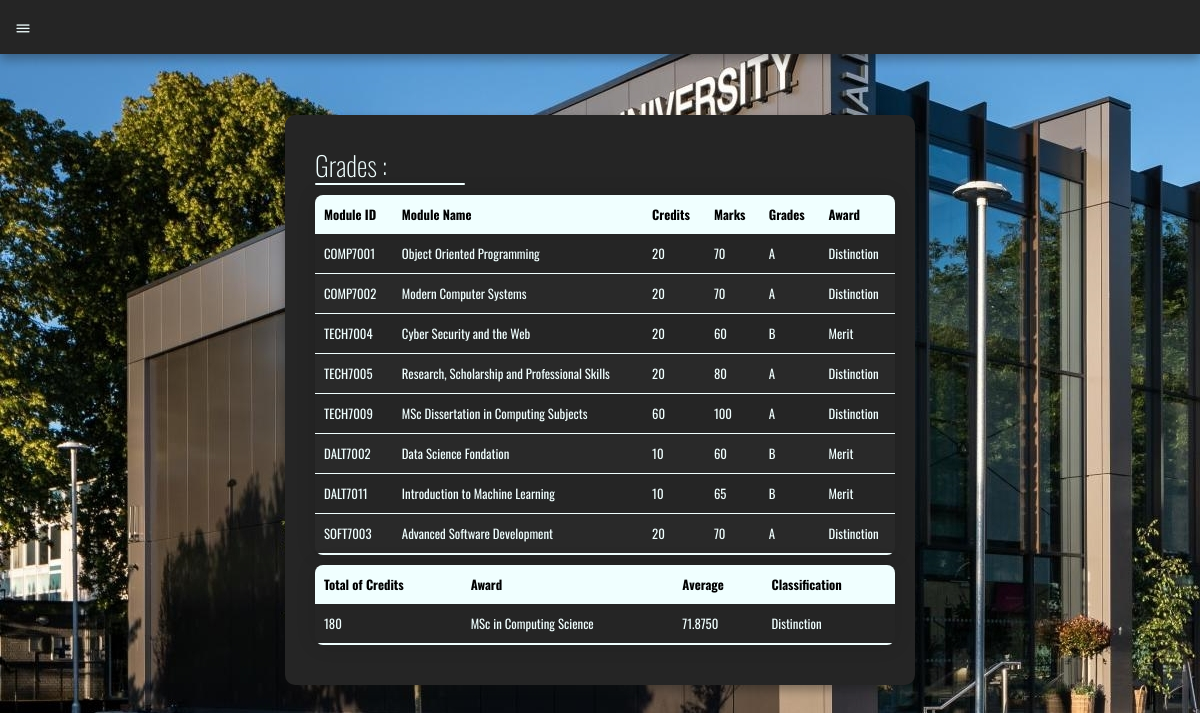
The page /profile.php (signed in) on the database its author committed.
### tables this page shows
CREATE TABLE `grades` (
  `ID` varchar(9) NOT NULL,
  `MID` varchar(8) NOT NULL,
  `module_name` varchar(100) NOT NULL,
  `credit` int(4) NOT NULL,
  `grade` int(3) NOT NULL,
  `grade_letter` varchar(1) NOT NULL,
  `award` varchar(20) NOT NULL
);

### server2.php (called while the page is built, shortened)
<?php
$db = mysqli_connect('localhost', 'root', '', 'coursework');
$srq1 = "SELECT * FROM grades WHERE MID = 'COMP7001'";
$srq2 = "SELECT * FROM grades WHERE MID = 'COMP7002'";
$srq3 = "SELECT * FROM grades WHERE MID = 'TECH7004'";
$srq4 = "SELECT * FROM grades WHERE MID = 'TECH7005'";
$srq5 = "SELECT * FROM grades WHERE MID = 'TECH7009'";
$srq6 = "SELECT * FROM grades WHERE MID = 'DALT7002'";
$srq7 = "SELECT * FROM grades WHERE MID = 'DALT7011'";
$srq8 = "SELECT * FROM grades WHERE MID = 'SOFT7003'";
$AB = mysqli_query($db, $srq1);
$AC = mysqli_query($db, $srq1);
$AD = mysqli_query($db, $srq1);
$AE = mysqli_query($db, $srq1);
$AF = mysqli_query($db, $srq1);
$AG = mysqli_query($db, $srq1);
$BB = mysqli_query($db, $srq2);
$BC = mysqli_query($db, $srq2);
$BD = mysqli_query($db, $srq2);
$BE = mysqli_query($db, $srq2);
$BF = mysqli_query($db, $srq2);
$BG = mysqli_query($db, $srq2);
$CB = mysqli_query($db, $srq3);
$CC = mysqli_query($db, $srq3);
$CD = mysqli_query($db, $srq3);
$CE = mysqli_query($db, $srq3);
$CF = mysqli_query($db, $srq3);
$CG = mysqli_query($db, $srq3);
$DB = mysqli_query($db, $srq4);
$DC = mysqli_query($db, $srq4);
$DD = mysqli_query($db, $srq4);
$DE = mysqli_query($db, $srq4);
$DF = mysqli_query($db, $srq4);
$DG = mysqli_query($db, $srq4);
$EB = mysqli_query($db, $srq5);
$EC = mysqli_query($db, $srq5);
$ED = mysqli_query($db, $srq5);
$EE = mysqli_query($db, $srq5);
$EF = mysqli_query($db, $srq5);
$EG = mysqli_query($db, $srq5);
$FB = mysqli_query($db, $srq6);
$FC = mysqli_query($db, $srq6);
$FD = mysqli_query($db, $srq6);
$FE = mysqli_query($db, $srq6);
$FF = mysqli_query($db, $srq6);
$FG = mysqli_query($db, $srq6);
$GB = mysqli_query($db, $srq7);
$GC = mysqli_query($db, $srq7);
$GD = mysqli_query($db, $srq7);
$GE = mysqli_query($db, $srq7);
$GF = mysqli_query($db, $srq7);
$GG = mysqli_query($db, $srq7);
$HB = mysqli_query($db, $srq8);
$HC = mysqli_query($db, $srq8);
$HD = mysqli_query($db, $srq8);
$HE = mysqli_query($db, $srq8);
$HF = mysqli_query($db, $srq8);
$HG = mysqli_query($db, $srq8);
$pff = "SELECT AVG(`grade`) FROM grades";
$average = mysqli_query($db, $pff);
$avg = mysqli_fetch_assoc($average);
$more = "SELECT SUM(`credit`) FROM grades WHERE grade > 49";
$summon = mysqli_query($db, $more);
$sum = mysqli_fetch_assoc($summon);
$diss = "SELECT grade FROM grades WHERE MID = 'TECH7009'";
$disss = mysqli_query($db, $diss);
$tech = mysqli_fetch_assoc($disss);
$master = "MSc in Computing Science";
$distinct = "Distinction";
?>

### profile.php (the view, shortened to what this page needs)
<?php include('server2.php') ?>
<!DOCTYPE html>
<html lang="en">
<head>
    <link rel="stylesheet" href="https://unicons.iconscout.com/release/v4.0.0/css/line.css">
    <link rel="stylesheet" href="style.css">
    <link rel="stylesheet" href="main.css">
</head>
<body>
<div class="burger">
<i onclick="openNav()" class="uil uil-bars"></i>
</div>
<div class="container">
<div class="form">
        <div class="grade_form">
                <span class="title">Grades :</span>
                <form method="GET" action="profile.php">
            <table class="marking_page">
            <thead>
            <tr class="active_row">
                <th>Module ID</th>
                <th>Module Name</th>
                <th>Credits</th>
                <th>Marks</th>
                <th>Grades</th>
                <th>Award</th>
            </tr>
            </thead>
            <tbody>
                <tr>
                    <td> <?php while($row = mysqli_fetch_array($AB)) {echo $row['MID'];} ?> </td>
                    <td> <?php while($row = mysqli_fetch_array($AC)) {echo $row['module_name'];} ?> </td>
                    <td class="credit"> <?php while($row = mysqli_fetch_array($AD)) {echo $row['credit'];} ?> </td>
                    <td class="grade"> <?php while($row = mysqli_fetch_array($AE)) {echo $row['grade'];} ?> </td>
                    <td> <?php while($row = mysqli_fetch_array($AF)) {echo $row['grade_letter'];} ?> </td>
                    <td> <?php while($row = mysqli_fetch_array($AG)) {echo $row['award'];} ?> </td>
                </tr>
                <tr>
                    <td> <?php while($row = mysqli_fetch_array($BB)) {echo $row['MID'];} ?> </td>
                    <td> <?php while($row = mysqli_fetch_array($BC)) {echo $row['module_name'];} ?> </td>
                    <td class="credit"> <?php while($row = mysqli_fetch_array($BD)) {echo $row['credit'];} ?> </td>
                    <td class="grade"> <?php while($row = mysqli_fetch_array($BE)) {echo $row['grade'];} ?> </td>
                    <td> <?php while($row = mysqli_fetch_array($BF)) {echo $row['grade_letter'];} ?> </td>
                    <td> <?php while($row = mysqli_fetch_array($BG)) {echo $row['award'];} ?> </td>
                </tr>
                <tr>
                    <td> <?php while($row = mysqli_fetch_array($CB)) {echo $row['MID'];} ?> </td>
                    <td> <?php while($row = mysqli_fetch_array($CC)) {echo $row['module_name'];} ?> </td>
                    <td class="credit"> <?php while($row = mysqli_fetch_array($CD)) {echo $row['credit'];} ?> </td>
                    <td class="grade"> <?php while($row = mysqli_fetch_array($CE)) {echo $row['grade'];} ?> </td>
                    <td> <?php while($row = mysqli_fetch_array($CF)) {echo $row['grade_letter'];} ?> </td>
                    <td> <?php while($row = mysqli_fetch_array($CG)) {echo $row['award'];} ?> </td>
                </tr>
                <tr>
                    <td> <?php while($row = mysqli_fetch_array($DB)) {echo $row['MID'];} ?> </td>
                    <td> <?php while($row = mysqli_fetch_array($DC)) {echo $row['module_name'];} ?> </td>
                    <td class="credit"> <?php while($row = mysqli_fetch_array($DD)) {echo $row['credit'];} ?> </td>
                    <td class="grade"> <?php while($row = mysqli_fetch_array($DE)) {echo $row['grade'];} ?> </td>
                    <td> <?php while($row = mysqli_fetch_array($DF)) {echo $row['grade_letter'];} ?> </td>
                    <td> <?php while($row = mysqli_fetch_array($DG)) {echo $row['award'];} ?> </td>
                </tr>
                <tr>
                    <td> <?php while($row = mysqli_fetch_array($EB)) {echo $row['MID'];} ?> </td>
                    <td> <?php while($row = mysqli_fetch_array($EC)) {echo $row['module_name'];} ?> </td>
                    <td class="credit"> <?php while($row = mysqli_fetch_array($ED)) {echo $row['credit'];} ?> </td>
                    <td class="grade"> <?php while($row = mysqli_fetch_array($EE)) {echo $row['grade'];} ?> </td>
                    <td> <?php while($row = mysqli_fetch_array($EF)) {echo $row['grade_letter'];} ?> </td>
                    <td> <?php while($row = mysqli_fetch_array($EG)) {echo $row['award'];} ?> </td>
                </tr>
                <tr>
                    <td> <?php while($row = mysqli_fetch_array($FB)) {echo $row['MID'];} ?> </td>
                    <td> <?php while($row = mysqli_fetch_array($FC)) {echo $row['module_name'];} ?> </td>
                    <td class="credit"> <?php while($row = mysqli_fetch_array($FD)) {echo $row['credit'];} ?> </td>
                    <td class="grade"> <?php while($row = mysqli_fetch_array($FE)) {echo $row['grade'];} ?> </td>
                    <td> <?php while($row = mysqli_fetch_array($FF)) {echo $row['grade_letter'];} ?> </td>
                    <td> <?php while($row = mysqli_fetch_array($FG)) {echo $row['award'];} ?> </td>
                </tr>
                <tr>
                    <td> <?php while($row = mysqli_fetch_array($GB)) {echo $row['MID'];} ?> </td>
                    <td> <?php while($row = mysqli_fetch_array($GC)) {echo $row['module_name'];} ?> </td>
                    <td class="credit"> <?php while($row = mysqli_fetch_array($GD)) {echo $row['credit'];} ?> </td>
                    <td class="grade"> <?php while($row = mysqli_fetch_array($GE)) {echo $row['grade'];} ?> </td>
                    <td> <?php while($row = mysqli_fetch_array($GF)) {echo $row['grade_letter'];} ?> </td>
                    <td> <?php while($row = mysqli_fetch_array($GG)) {echo $row['award'];} ?> </td>
                </tr>
                <tr>
                    <td> <?php while($row = mysqli_fetch_array($HB)) {echo $row['MID'];} ?> </td>
                    <td> <?php while($row = mysqli_fetch_array($HC)) {echo $row['module_name'];} ?> </td>
                    <td class="credit"> <?php while($row = mysqli_fetch_array($HD)) {echo $row['credit'];} ?> </td>
                    <td class="grade"> <?php while($row = mysqli_fetch_array($HE)) {echo $row['grade'];} ?> </td>
                    <td> <?php while($row = mysqli_fetch_array($HF)) {echo $row['grade_letter'];} ?> </td>
                    <td> <?php while($row = mysqli_fetch_array($HG)) {echo $row['award'];} ?> </td>
                </tr>
            </tbody>
            </table>
            <table class="marking_page" id="total">
            <thead>
            <tr class="active_row">
                <th>Total of Credits</th>
                <th>Award</th>
                <th>Average</th>
                <th>Classification</th>
            </tr>
            </thead>
            <tbody>
            <tr>
                    <td><?php echo $sum['SUM(`credit`)'] ?></td>
                    <td>
                    <?php if($sum['SUM(`credit`)'] == 180){
                            echo $master;
                            } else if($sum['SUM(`credit`)'] >= 120 && $sum['SUM(`credit`)'] < 179){
                            echo $pgdip;
                            } else if($sum['SUM(`credit`)'] < 120) {
                            echo $fail;
                            } ?>
                    </td>
                    <td><?php echo $avg['AVG(`grade`)']; ?></td>
                    <td>
                    <?php if( $avg['AVG(`grade`)'] >= 70 && $tech >= 68){
                            echo $distinct;
                            } else if($avg['AVG(`grade`)'] >= 60 && $avg['AVG(`grade`)'] <= 69 && $tech >= 58 ){
                            echo $merit;
                            } else if($avg['AVG(`grade`)'] >= 50 && $avg['AVG(`grade`)'] <= 59){
                            echo $pass;
                            } else {
                            echo $failed;
                            } ?>
                    </td>
            </tr>
            </tbody>
            </table>
                </form>
            </div>
        </div>
</div>
</body>
</html>

### style.css (style rules this page uses)
.burger { padding: 15px; color: azure; position: absolute; top: 0; left : 0; width: 100%; background-color: rgb(37, 37, 37); box-shadow: 0 5px 10px rgba(17, 17, 17, 0.358); overflow: hidden; }
.marking_page { color: azure; border-collapse: collapse; margin: 10px 0; font-size: 0.8em; min-width: 580px; border-radius: 8px 8px 8px 8px; overflow: hidden; box-shadow: 0 0 20px rgba(0, 0, 0, 0.118); }
.marking_page thead tr { background-color: azure; color: black; text-align: left; font-weight: bold; }
.marking_page th, .marking_page td { padding: 10px 9px; }
.marking_page tbody tr { border-bottom: 1px solid azure; }
.marking_page tbody tr:nth-of-type(even) { background-color: #292929; }
.marking_page tbody tr:last-of-type { border-bottom: 2px solid azure; }

### main.css (style rules this page uses)
* { margin: 0; padding: 0; box-sizing: border-box; font-family: 'Oswald', sans-serif;; }
body { height: 100vh; display: flex; align-items: center; justify-content: center; background-color: rgb(37, 37, 37); background-image: url("Brookes Wallpaper.jpg") }
.container { position: relative; max-width: 630px; width: 100%; background-color: rgb(37, 37, 37); border-radius: 10px; box-shadow: 0 5px 10px rgba(17, 17, 17, 0.358); overflow: hidden; }
.container .form { width: 50%; padding: 30px; transition: margin-left 0.18s ease; }
.container .form .title { position: relative; font-size: 27px; font-weight: 100; color: azure; }
.form .title::before { content: ''; position: absolute; left: 0; bottom: 0; height: 2px; width: 150px; background-color: azure; border-radius: 25px; }

### rows shown on the page
grades: MID "COMP7001", module_name "Object Oriented Programming", credit "20", grade "70", grade_letter "A", award "Distinction"
grades: MID "COMP7002", module_name "Modern Computer Systems", credit "20", grade "70", grade_letter "A", award "Distinction"
grades: MID "TECH7004", module_name "Cyber Security and the Web", credit "20", grade "60", grade_letter "B", award "Merit"
grades: MID "TECH7005", module_name "Research, Scholarship and Professional Skills", credit "20", grade "80", grade_letter "A", award "Distinction"
grades: MID "TECH7009", module_name "MSc Dissertation in Computing Subjects", credit "60", grade "100", grade_letter "A", award "Distinction"
grades: MID "DALT7002", module_name "Data Science Fondation", credit "10", grade "60", grade_letter "B", award "Merit"
grades: MID "DALT7011", module_name "Introduction to Machine Learning", credit "10", grade "65", grade_letter "B", award "Merit"
grades: MID "SOFT7003", module_name "Advanced Software Development", credit "20", grade "70", grade_letter "A", award "Distinction"

### other values the page prints
$sum['SUM(`credit`)'] "180"
$master "MSc in Computing Science"
$avg['AVG(`grade`)'] "71.8750"
$distinct "Distinction"
